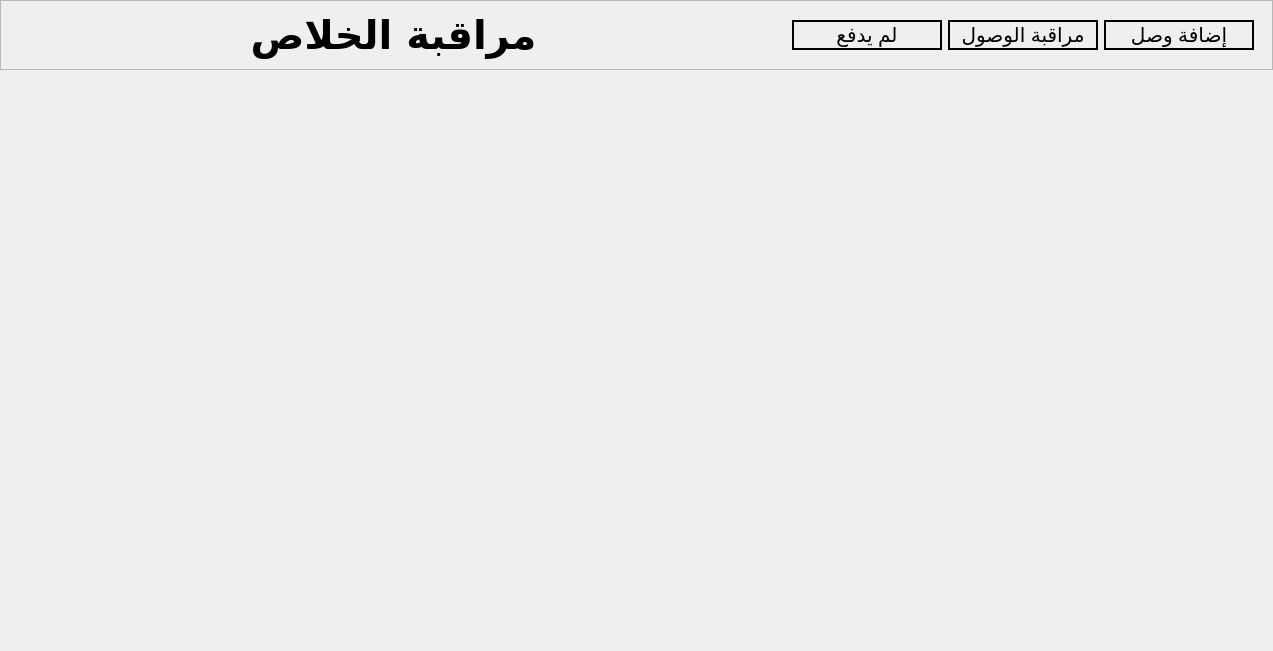
<?xml version="1.0" encoding="UTF-8"?>
<ui version="4.0">
 <class>Form</class>
 <widget class="QWidget" name="Form">
  <property name="geometry">
   <rect>
    <x>0</x>
    <y>0</y>
    <width>1273</width>
    <height>651</height>
   </rect>
  </property>
  <property name="windowTitle">
   <string>Form</string>
  </property>
  <layout class="QVBoxLayout" name="verticalLayout">
   <property name="spacing">
    <number>0</number>
   </property>
   <property name="leftMargin">
    <number>0</number>
   </property>
   <property name="topMargin">
    <number>0</number>
   </property>
   <property name="rightMargin">
    <number>0</number>
   </property>
   <property name="bottomMargin">
    <number>0</number>
   </property>
   <item>
    <widget class="QFrame" name="frame">
     <property name="frameShape">
      <enum>QFrame::Shape::StyledPanel</enum>
     </property>
     <property name="frameShadow">
      <enum>QFrame::Shadow::Raised</enum>
     </property>
     <layout class="QHBoxLayout" name="horizontalLayout_2">
      <item>
       <widget class="QLabel" name="label">
        <property name="sizePolicy">
         <sizepolicy hsizetype="Expanding" vsizetype="Preferred">
          <horstretch>0</horstretch>
          <verstretch>0</verstretch>
         </sizepolicy>
        </property>
        <property name="minimumSize">
         <size>
          <width>0</width>
          <height>50</height>
         </size>
        </property>
        <property name="maximumSize">
         <size>
          <width>16777215</width>
          <height>50</height>
         </size>
        </property>
        <property name="font">
         <font>
          <family>MS Gothic</family>
          <pointsize>30</pointsize>
          <bold>true</bold>
         </font>
        </property>
        <property name="text">
         <string>مراقبة الخلاص</string>
        </property>
        <property name="alignment">
         <set>Qt::AlignmentFlag::AlignCenter</set>
        </property>
       </widget>
      </item>
      <item>
       <widget class="QFrame" name="frame_3">
        <property name="frameShape">
         <enum>QFrame::Shape::NoFrame</enum>
        </property>
        <property name="frameShadow">
         <enum>QFrame::Shadow::Raised</enum>
        </property>
        <layout class="QHBoxLayout" name="horizontalLayout">
         <item>
          <widget class="QPushButton" name="view_not_payed">
           <property name="minimumSize">
            <size>
             <width>150</width>
             <height>30</height>
            </size>
           </property>
           <property name="font">
            <font>
             <pointsize>15</pointsize>
            </font>
           </property>
           <property name="styleSheet">
            <string notr="true">border: 2px solid black</string>
           </property>
           <property name="text">
            <string>لم يدفع</string>
           </property>
          </widget>
         </item>
         <item>
          <widget class="QPushButton" name="view_payment">
           <property name="minimumSize">
            <size>
             <width>150</width>
             <height>30</height>
            </size>
           </property>
           <property name="font">
            <font>
             <pointsize>15</pointsize>
            </font>
           </property>
           <property name="styleSheet">
            <string notr="true">border: 2px solid black</string>
           </property>
           <property name="text">
            <string>مراقبة الوصول</string>
           </property>
          </widget>
         </item>
         <item>
          <widget class="QPushButton" name="add_payment">
           <property name="minimumSize">
            <size>
             <width>150</width>
             <height>30</height>
            </size>
           </property>
           <property name="font">
            <font>
             <pointsize>15</pointsize>
            </font>
           </property>
           <property name="styleSheet">
            <string notr="true">border: 2px solid black</string>
           </property>
           <property name="text">
            <string>إضافة وصل</string>
           </property>
          </widget>
         </item>
        </layout>
       </widget>
      </item>
     </layout>
    </widget>
   </item>
   <item>
    <widget class="QStackedWidget" name="stackedWidget"/>
   </item>
  </layout>
 </widget>
 <resources/>
 <connections/>
</ui>
